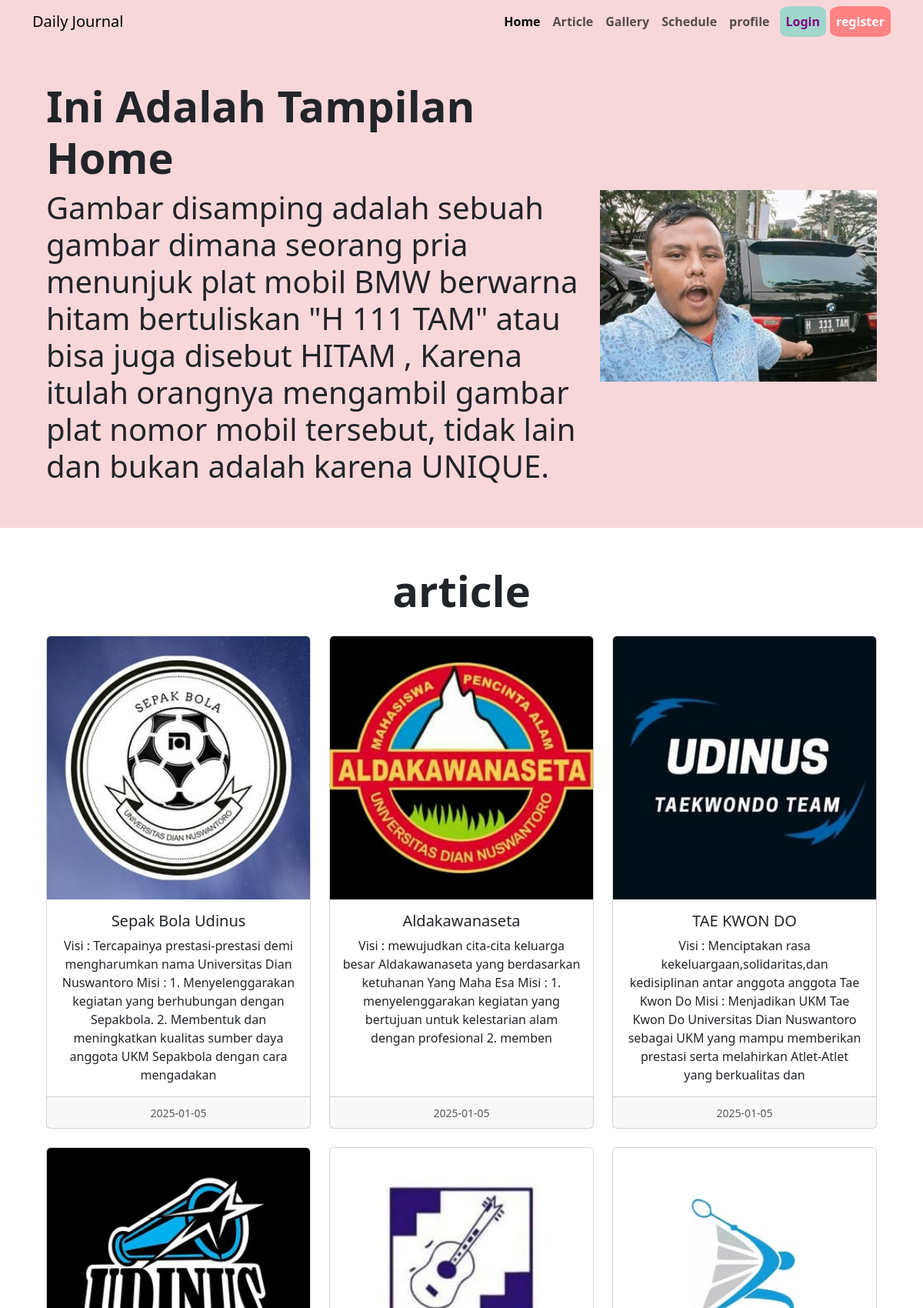
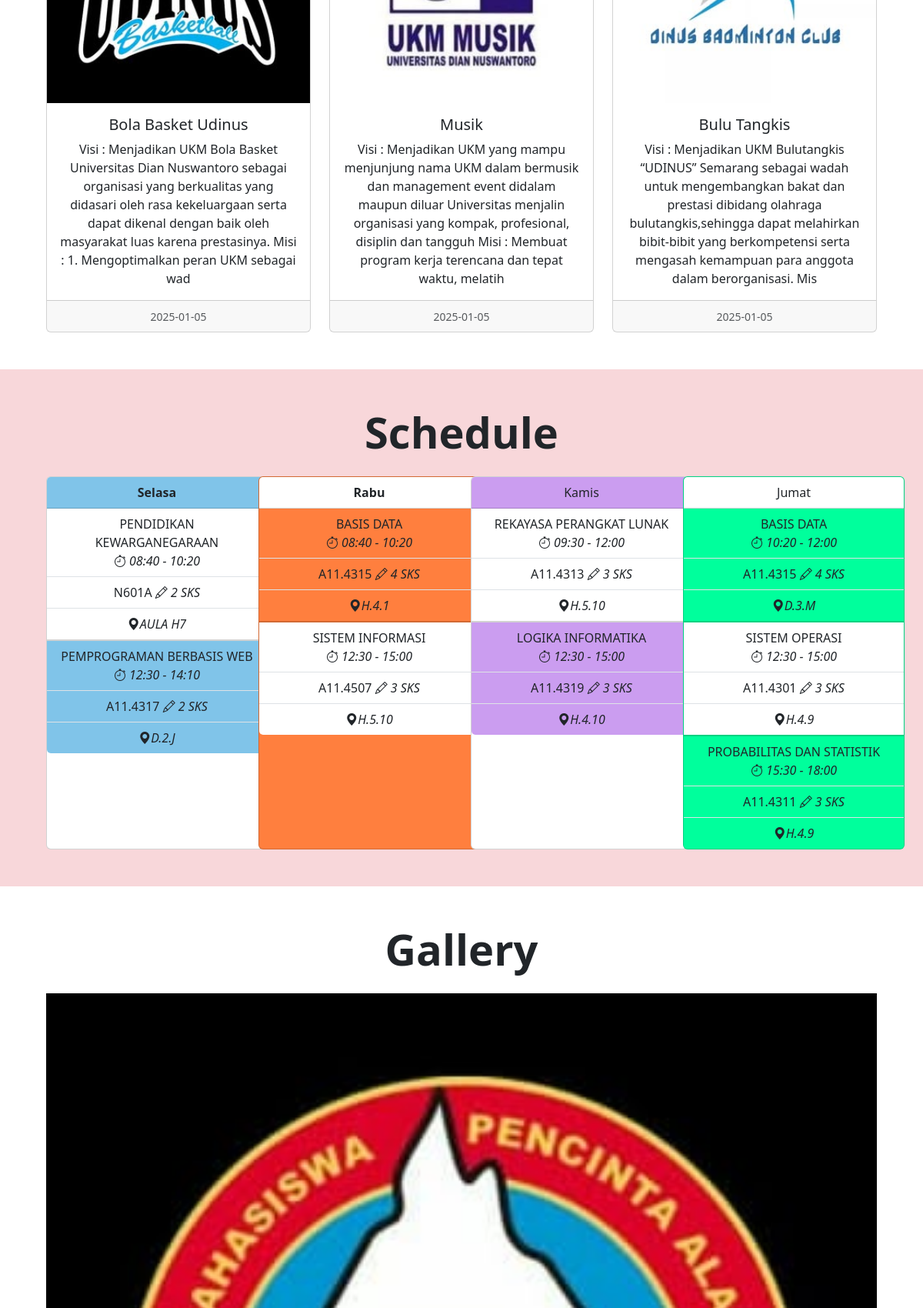
The page / (upper part) on the database its author committed (2 pictures, top to bottom).
### tables this page shows
CREATE TABLE `article` (
  `id` int(11) NOT NULL,
  `judul` varchar(255) NOT NULL,
  `isi` varchar(255) NOT NULL,
  `tanggal` date NOT NULL,
  `gambar` text NOT NULL,
  `username` varchar(255) NOT NULL
);

CREATE TABLE `gallery` (
  `id` int(11) NOT NULL,
  `tanggal` datetime DEFAULT '1970-01-01 00:00:00',
  `gambar` text NOT NULL,
  `username` char(50) NOT NULL
);

### index.php (the view, shortened to what this page needs)
<?php
include "koneksi.php";
?>
<!DOCTYPE html>
<html lang="en">
<head>
    <link
    rel="stylesheet"
    href="https://cdn.jsdelivr.net/npm/bootstrap-icons@1.11.1/font/bootstrap-icons.css"
    />
    <link
    href="https://cdn.jsdelivr.net/npm/bootstrap@5.3.2/dist/css/bootstrap.min.css"
    rel="stylesheet"
    />
</head>
<body>
        <nav class="navbar navbar-expand-sm bg-body-tertiary sticky-top bg-danger-subtle" >
            <div class="container">
                <a class="navbar-brand" href="#">Daily Journal</a>
                <div class="collapse navbar-collapse" id="navbarNav">
                <ul class="navbar-nav ms-auto">
                    <li class="nav-item">
                    <a class="nav-link active" id="activelink" aria-current="page" href="#">Home</a>
                    </li>
                    <li class="nav-item">
                    <a class="nav-link" href="articlee.php">Article</a>
                    </li>
                    <li class="nav-item">
                    <a class="nav-link" href="gallery.php">Gallery</a>
                    </li>
                    <li class="nav-item">
                    <a class="nav-link" href="schedule.php">Schedule</a>
                    </li>
                    <li class="nav-item">
                        <a class="nav-link" href="profile.php">profile</a>
                    </li>
                    <div class="pendaftaran">
                        <li class="nav-item ">
                          <a class="nav-link  login" href="login.php" >Login</a>
                          <a class="nav-link register" href="register.php" >register</a>
                        </li>
                    </div>
                </ul>
                </div>
            </div>
        </nav>
        <section id="hero" class="text-center text-sm-start p-5 bg-danger-subtle">
          <div class="container">
            <div class="d-sm-flex flex-sm-row-reverse align-items-center">
                <div class="gambar col-md-4">
                    <img src="gambar/foto2.jpg" class="img-fluid" width="500" alt="" />
                </div>
                <div class="col-md-8">
                    <h1 class="fw-bold display-4" id="nav1">Ini Adalah Tampilan Home</h1>
                    <h4 class="lead display-6">
                    Gambar disamping adalah sebuah gambar dimana seorang pria menunjuk plat mobil BMW berwarna hitam bertuliskan "H 111 TAM" atau bisa juga disebut <b>HITAM</b> , Karena itulah orangnya mengambil gambar plat nomor mobil tersebut, tidak lain dan bukan adalah karena <b> UNIQUE</b>.
                    </h4>
                </div>
            </div>
          </div>
        </section>
      <section id="article" class="text-center p-5">
          <div class="container">
            <h1 class="fw-bold display-4 pb-3" id="nav1">article </h1>
            <div class="row row-cols-1 row-cols-md-3 g-4 justify-content-center">
              <?php
              $sql = "SELECT * FROM article ORDER BY tanggal DESC";
              $hasil = $conn->query($sql);
              while($row = $hasil->fetch_assoc()){
                ?>
                <div class="col">
                  <div class="card h-100">
                    <img src="gambar/<?= $row["gambar"]?>" class="card-img-top" alt="..." />
                    <div class="card-body">
                      <h5 class="card-title"><?= $row["judul"]?></h5>
                      <p class="card-text">
                        <?= $row["isi"]?>
                      </p>
                    </div>
                    <div class="card-footer">
                      <small class="text-body-secondary">
                        <?= $row["tanggal"]?>
                      </small>
                    </div>
                  </div>
                </div>
                <?php
              }
              ?>
            </div>
          </div>
        </section>
          <section id="schedule" class="text-center p-5 bg-danger-subtle ">
            <div class="container">
              <h1 class="fw-bold display-4 pb-3">Schedule</h1>
              <div class="row row-cols-1 row-cols-md-4 ">
                <div class="col">
                  <div class="card h-100" style="width: 18rem;">
                    <div class="card-header fw-bold" style="background-color : #80C4E9">
                      Selasa
                    </div>
                    <ul class="list-group list-group-flush">
                      <li class="list-group-item">PENDIDIKAN KEWARGANEGARAAN <br>
                        <div class="waktu" ><i class="bi bi-stopwatch"> 08:40 - 10:20</i></div>
                      </li>
                      <li class="list-group-item">N601A <i class="bi bi-pencil"> 2 SKS</i> </li>
                      <li class="list-group-item"><i class="bi bi-geo-alt-fill">AULA H7</i></li>
                    </ul>
                    <ul class="list-group list-group-flush"  >
                      <li class="list-group-item"  style="background-color : #80C4E9">PEMPROGRAMAN BERBASIS WEB <br>
                        <div class="waktu" ><i class="bi bi-stopwatch"> 12:30 - 14:10</i></div>
                      </li>
                      <li class="list-group-item" style="background-color : #80C4E9">A11.4317 <i class="bi bi-pencil"> 2 SKS</i> </li>
                      <li class="list-group-item" style="background-color : #80C4E9"><i class="bi bi-geo-alt-fill">D.2.J</i></li>
                    </ul>
                  </div>
                </div>
                <div class="col">
                  <div class="card h-100" style="width: 18rem; background-color : #FF7F3E;">
                    <div class="card-header fw-bold" style="background-color : #ffff">
                      Rabu
                    </div>
                    <ul class="list-group list-group-flush">
                      <li class="list-group-item" style="background-color : #FF7F3E">BASIS DATA <br>
                      <div class="waktu" ><i class="bi bi-stopwatch"> 08:40 - 10:20</i></div>
                      </li>
                      <li class="list-group-item" style="background-color : #FF7F3E">A11.4315 <i class="bi bi-pencil"> 4 SKS</i> </li>
                      <li class="list-group-item" style="background-color : #FF7F3E"><i class="bi bi-geo-alt-fill">H.4.1</i></li>
                    </ul>
                    <ul class="list-group list-group-flush">
                      <li class="list-group-item" >SISTEM INFORMASI <br>
                      <div class="waktu" ><i class="bi bi-stopwatch"> 12:30 - 15:00</i></div>
                      </li>
                      <li class="list-group-item" >A11.4507 <i class="bi bi-pencil"> 3 SKS</i> </li>
                      <li class="list-group-item" ><i class="bi bi-geo-alt-fill">H.5.10</i></li>
                    </ul>
                  </div>
                </div>
                <div class="col">
                  <div class="card h-100" style="width: 18rem;">
                    <div class="card-header" style="background-color : #CB9DF0">
                      Kamis
                    </div>
                    <ul class="list-group list-group-flush">
                      <li class="list-group-item" >REKAYASA PERANGKAT LUNAK <br>
                      <div class="waktu" ><i class="bi bi-stopwatch"> 09:30 - 12:00</i></div>
                      </li>
                      <li class="list-group-item">A11.4313 <i class="bi bi-pencil"> 3 SKS</i> </li>
                      <li class="list-group-item"><i class="bi bi-geo-alt-fill">H.5.10</i></li>
                    </ul>
                    <ul class="list-group list-group-flush">
                      <li class="list-group-item" style="background-color : #CB9DF0">LOGIKA INFORMATIKA <br>
                      <div class="waktu" ><i class="bi bi-stopwatch"> 12:30 - 15:00</i></div>
                      </li>
                      <li class="list-group-item" style="background-color : #CB9DF0">A11.4319 <i class="bi bi-pencil"> 3 SKS</i> </li>
                      <li class="list-group-item" style="background-color : #CB9DF0"><i class="bi bi-geo-alt-fill">H.4.10</i></li>
                    </ul>
                  </div>
                </div>
                <div class="col">
                  <div class="card h-100" style="width: 18rem ;background-color: #00FF9C;">
                    <div class="card-header" style="background-color: #ffff">
                      Jumat
                    </div>
                    <ul class="list-group list-group-flush " >
                      <li class="list-group-item" style="background-color: #00FF9C">BASIS DATA <br>
                      <div class="waktu" ><i class="bi bi-stopwatch"> 10:20 - 12:00</i></div>
                      </li>
                      <li class="list-group-item" style="background-color: #00FF9C">A11.4315 <i class="bi bi-pencil"> 4 SKS</i> </li>
                      <li class="list-group-item" style="background-color: #00FF9C"><i class="bi bi-geo-alt-fill">D.3.M</i></li>
                    </ul >
                    <ul class="list-group list-group-flush">
                      <li class="list-group-item">SISTEM OPERASI <br>
                      <div class="waktu" ><i class="bi bi-stopwatch"> 12:30 - 15:00</i></div>
                      </li>
                      <li class="list-group-item">A11.4301 <i class="bi bi-pencil"> 3 SKS</i> </li>
                      <li class="list-group-item"><i class="bi bi-geo-alt-fill">H.4.9</i></li>
                    </ul>
                    <ul class="list-group list-group-flush">
                      <li class="list-group-item" style="background-color: #00FF9C">PROBABILITAS DAN STATISTIK <br>
                      <div class="waktu" ><i class="bi bi-stopwatch"> 15:30 - 18:00</i></div>
                      </li>
                      <li class="list-group-item" style="background-color: #00FF9C">A11.4311 <i class="bi bi-pencil"> 3 SKS</i> </li>
                      <li class="list-group-item" style="background-color: #00FF9C"><i class="bi bi-geo-alt-fill">H.4.9</i></li>
                    </ul>
                  </div>
                </div>
              </div>
            </div>
          </section>
      <section id="gallery" class="text-center p-5 ">
          <div class="container">
              <h1 class="fw-bold display-4 pb-3">Gallery</h1>
              <div id="carouselExample" class="carousel slide">
              <div class="carousel-inner">
                  <?php
                  $query = "SELECT * FROM gallery ORDER BY tanggal DESC";
                  $result = mysqli_query($conn, $query);
                  $first = true;
                  while($row = mysqli_fetch_assoc($result)) {
                  $activeClass = $first ? 'active' : '';
                  ?>
                  <div class="carousel-item <?php echo $activeClass; ?>">
                      <img src="gambar/<?php echo $row['gambar']; ?>" class="d-block w-100" alt="Gallery Image" />
                  </div>
                  <?php
                  $first = false;
                  }
                  ?>
              </div>
              <button class="carousel-control-prev" type="button" data-bs-target="#carouselExample" data-bs-slide="prev">
              </button>
              <button class="carousel-control-next" type="button" data-bs-target="#carouselExample" data-bs-slide="next">
              </button>
              </div>
          </div>
      </section>
    <br>
</body>
</html>

### index.php (style rules this page uses)
.navbar-nav { font-weight : bold; }
.pendaftaran .nav-item { display : flex; border-radius : 20%; }
.pendaftaran .nav-link { margin-left : 5px; }
.login { background-color : #A1D6CB; border-radius : 20%; color : purple; }
.register { background-color : #FF8383; border-radius : 20%; color : #fff; }
.carousel-item img { object-fit: cover; height: 100%; width: 100%; }

### rows shown on the page
article: gambar (picture), judul "Sepak Bola Udinus", isi "Visi : Tercapainya prestasi-prestasi demi mengharumkan nama Universitas Dian Nuswantoro Misi : 1. Menyelenggarakan kegiatan yang berhubungan dengan Sepakbola. 2. Membentuk dan meningkatkan kualitas sumber daya anggota UKM Sepakbola dengan cara mengadakan", tanggal "2025-01-05"
article: gambar (picture), judul "Aldakawanaseta", isi "Visi : mewujudkan cita-cita keluarga besar Aldakawanaseta yang berdasarkan ketuhanan Yang Maha Esa Misi : 1. menyelenggarakan kegiatan yang bertujuan untuk kelestarian alam dengan profesional 2. memben", tanggal "2025-01-05"
article: gambar (picture), judul "TAE KWON DO", isi "Visi : Menciptakan rasa kekeluargaan,solidaritas,dan kedisiplinan antar anggota anggota Tae Kwon Do Misi : Menjadikan UKM Tae Kwon Do Universitas Dian Nuswantoro sebagai UKM yang mampu memberikan prestasi serta melahirkan Atlet-Atlet yang berkualitas dan", tanggal "2025-01-05"
article: gambar (picture), judul "Bola Basket Udinus", isi "Visi : Menjadikan UKM Bola Basket Universitas Dian Nuswantoro sebagai organisasi yang berkualitas yang didasari oleh rasa kekeluargaan serta dapat dikenal dengan baik oleh masyarakat luas karena prestasinya. Misi : 1. Mengoptimalkan peran UKM sebagai wad", tanggal "2025-01-05"
article: gambar (picture), judul "Musik", isi "Visi : Menjadikan UKM yang mampu menjunjung nama UKM dalam bermusik dan management event didalam maupun diluar Universitas menjalin organisasi yang kompak, profesional, disiplin dan tangguh Misi : Membuat program kerja terencana dan tepat waktu, melatih", tanggal "2025-01-05"
article: gambar (picture), judul "Bulu Tangkis", isi "Visi : Menjadikan UKM Bulutangkis “UDINUS” Semarang sebagai wadah untuk mengembangkan bakat dan prestasi dibidang olahraga bulutangkis,sehingga dapat melahirkan bibit-bibit yang berkompetensi serta mengasah kemampuan para anggota dalam berorganisasi. Mis", tanggal "2025-01-05"
gallery: gambar (picture)
